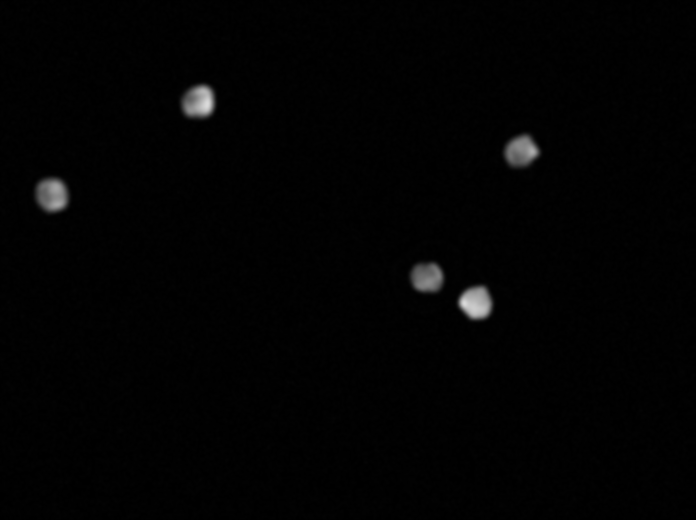
#> input picture synthetic _cell_images_and_marks/BBBC005_v1_images/BBBC005_v1_images/SIMCEPImages_B02_C5_F4_s15_w1.TIF, 696 x 520 px, found by its file name; its folder holds 4 pictures in this run
$ python resize_images.py
#> lines starting #> are read from the running program, lines starting #| are printed output that depends on the picture
import os
from PIL import Image


def resize_images(input_folder, output_folder, size=(128, 128)):
    # Vérifie si le dossier de sortie existe, sinon le créer
#> called with size = (128, 128)
    if not os.path.exists(output_folder):
        os.makedirs(output_folder)

    # Parcourt tous les fichiers du dossier d'entrée
    for filename in os.listdir(input_folder):
        if filename.lower().endswith(".tif"):
            # Chemin complet du fichier d'entrée
            input_path = os.path.join(input_folder, filename)
            # Chemin complet du fichier de sortie
            output_path = os.path.join(output_folder, filename)

            try:
                # Ouvre l'image
                with Image.open(input_path) as img:
                    # Redimensionne l'image
#> img is the input picture: PIL image 696x520 L; min 0, max 218, mean 2.4
                    resized_img = img.resize(size)
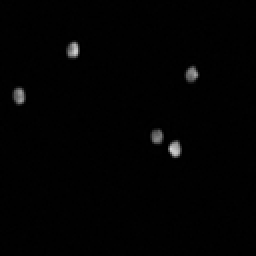
#> resized_img: PIL image 128x128 L (shown 2 times larger); min 0, max 211, mean 2.4
                    # Enregistre l'image redimensionnée
                    resized_img.save(output_path, format="TIFF")
                #print(f"Image {filename} redimensionnée et sauvegardée.")
            except Exception as e:
                print(f"Erreur avec l'image {filename}: {e}")
#> pass 2 of the loop in resize_images, `for filename in os.listdir(input_folder):`:
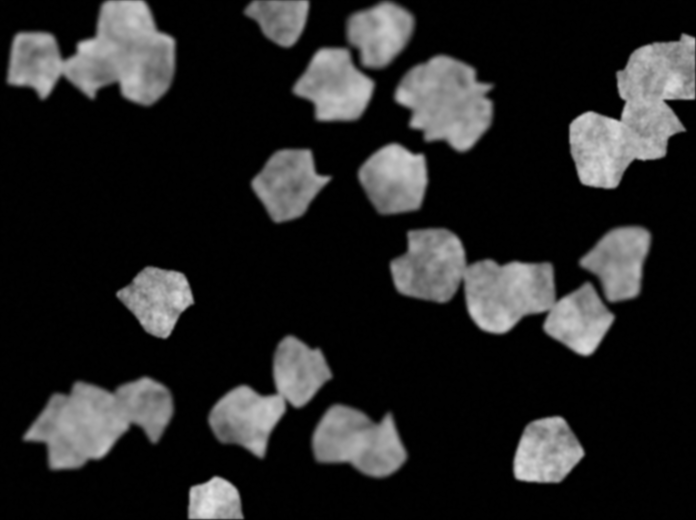
#> input picture synthetic _cell_images_and_marks/BBBC005_v1_images/BBBC005_v1_images/SIMCEPImages_B08_C31_F4_s03_w2.TIF, 696 x 520 px, found by its file name
#> in resize_images, img is the input picture: PIL image 696x520 L; min 0, max 227, mean 37.1
#> in resize_images, `resized_img = img.resize(size)`:
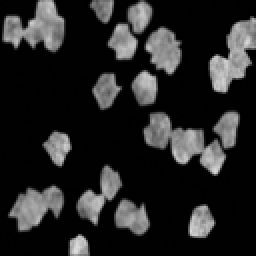
#> resized_img: PIL image 128x128 L (shown 2 times larger); min 0, max 221, mean 37.2
#> pass 3 of the loop in resize_images, `for filename in os.listdir(input_folder):`:
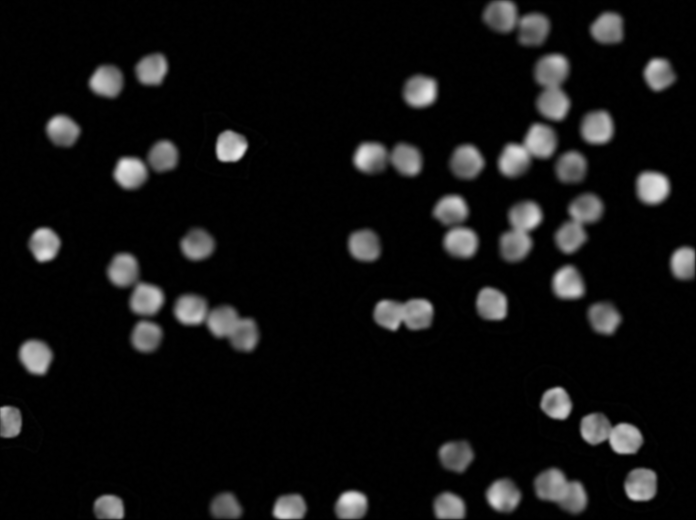
#> input picture synthetic _cell_images_and_marks/BBBC005_v1_images/BBBC005_v1_images/SIMCEPImages_B14_C57_F4_s08_w1.TIF, 696 x 520 px, found by its file name
#> in resize_images, img is the input picture: PIL image 696x520 L; min 0, max 237, mean 18.5
#> in resize_images, `resized_img = img.resize(size)`:
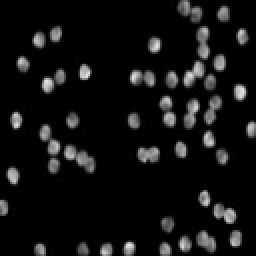
#> resized_img: PIL image 128x128 L (shown 2 times larger); min 0, max 231, mean 18.6
#> the loop made 4 passes; the first 3 are shown

# Exemple d'utilisation
input_folder = "dataset/archive/BBBC005_v1_images/BBBC005_v1_images"
output_folder = "dataset/archive/BBBC005_v1_images/BBBC005_v1_images_resized"
resize_images(input_folder, output_folder)
